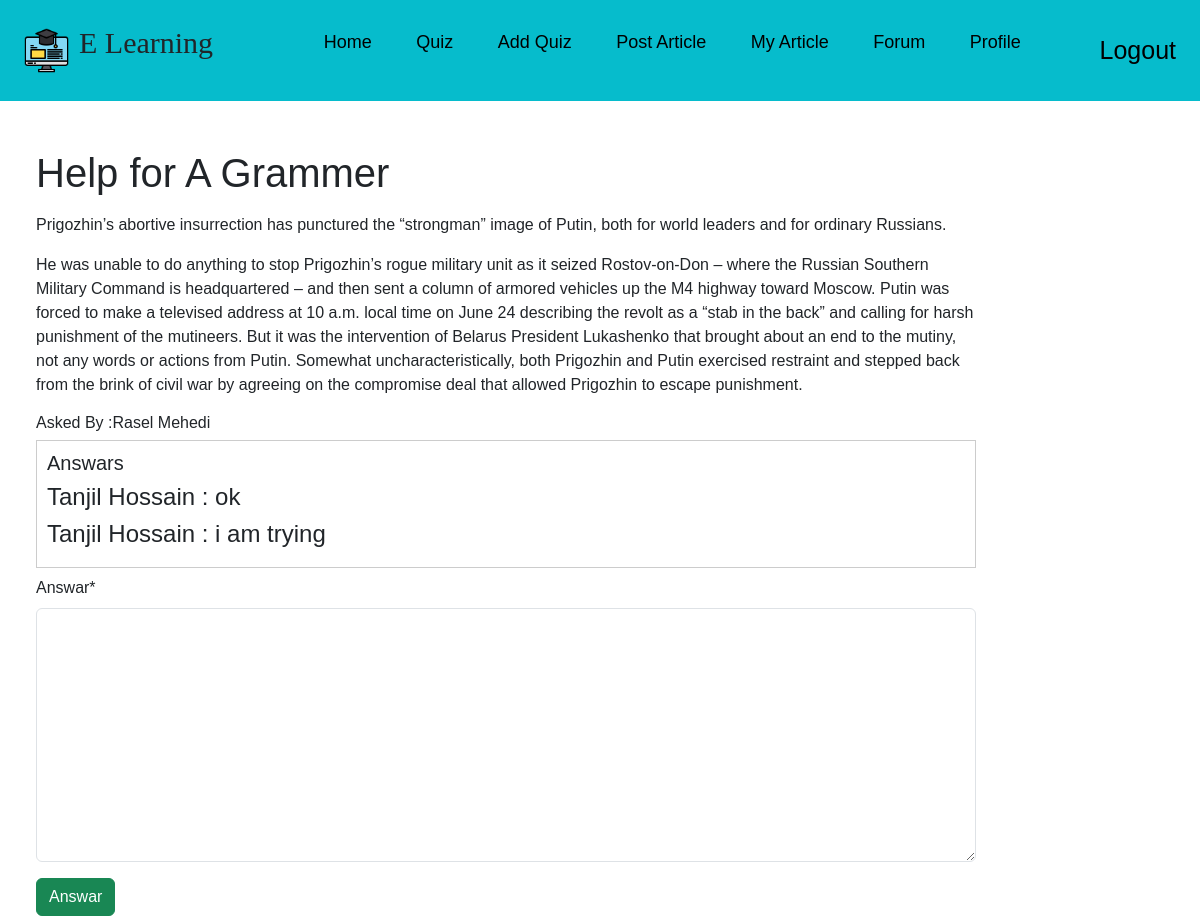
Page /question_details/1/ (signed in) on the committed database.
### App_student/models.py (models this page shows, shortened)
class AskedQuestion(models.Model):
    student = models.ForeignKey(StudentProfile, on_delete=models.CASCADE)
    subject = models.CharField(max_length=255)
    description = models.TextField()

class AnswarQuestion(models.Model):
    teacher=models.ForeignKey(TeacherProfile,on_delete=models.CASCADE)
    question=models.ForeignKey(AskedQuestion,on_delete=models.CASCADE)
    answar=models.TextField()

### App_login/models.py (models this page shows, shortened)
class StudentProfile(models.Model):
    class_6 = '6'
    class_7 = '7'
    class_8 = '8'
    class_9 = '9'
    class_10 = '10'
    class_11 = '11'
    class_12 = '12'
    class_choice = [
        (class_6, 'Six'),
        (class_7, 'Seven'),
        (class_8, 'Eight'),
        (class_9, 'Nine'),
        (class_10, 'Ten'),
        (class_11, 'Eleven'),
        (class_12, 'Twelve'),
    ]
    user = models.OneToOneField(
        User, on_delete=models.CASCADE, related_name='student_profile')
    profile_image = models.ImageField(upload_to='student_image')
    full_name = models.CharField(max_length=20, null=True, blank=True)
    your_class = models.CharField(
        max_length=2, choices=class_choice, null=True, blank=True)
    school_name = models.CharField(max_length=100, null=True, blank=True)
    phone_no = models.CharField(max_length=100, null=True, blank=True)
    date_of_birth = models.DateField(null=True, blank=True)
    join_date = models.DateField(auto_now_add=True)
    update_at = models.DateTimeField(auto_now=True)

class TeacherProfile(models.Model):
    user = models.OneToOneField(
        User, on_delete=models.CASCADE, related_name='teacher_profile')
    profile_image = models.ImageField(
        upload_to='teacher_image', null=True, blank=True)
    full_name = models.CharField(max_length=20, null=True, blank=True)
    qualification = models.CharField(max_length=300, null=True, blank=True)
    subject = models.CharField(max_length=30, null=True, blank=True)
    date_of_birth = models.DateField(null=True, blank=True)
    phone_no = models.CharField(
        max_length=11, verbose_name='Phone Number', null=True, blank=True)
    join_date = models.DateTimeField(auto_now_add=True)

### App_student/views.py (the view, shortened to what this page needs)
# urls.py: path('question_details/<pk>/', views.answar_question, name='question_details')
@login_required
def answar_question(request, pk):
    question = AskedQuestion.objects.get(pk=pk)
    answars = AnswarQuestion.objects.filter(question=question)
    teacher = TeacherProfile.objects.filter(user=request.user)
    if teacher.exists:
        form = AnswarQuestionForm()
    return render(request, 'App_student/question_details.html', context={'question': question, 'form': form, 'answars': answars})

### App_student/forms.py
class AnswarQuestionForm(forms.ModelForm):
    class Meta:
        model = AnswarQuestion
        exclude = ['teacher', 'question']

### templates/App_student/question_details.html (shortened to what this page needs)
{% extends 'base.html' %}
{% load crispy_forms_tags %}
{% block body_block %}
<div class="row mx-4 ">
    <div class="col-12">
        <div class="col-10">
            <h1>{{question.subject}}</h1>
            <p>{{question.description|linebreaks}} </p>
            {% if question.student.full_name%}
            <h6>Asked By :{{question.student.full_name}}</h6>
            {% else %}
            <h6>Asked By : {{question.student}}</h6>
            {% endif %}
            <h4>
                <div style="border: 1px solid #ccc; padding:10px">
                    <h5>Answars </h5>
                    {% for answar in answars %}
                    <div>
                        <h4>
                            {% if answar.teacher.full_name %}
                            {{answar.teacher.full_name}}
                            {% else %}
                            {{answar.teacher}}
                            {% endif %}
                            : {{answar.answar}}
                        </h4>
                    </div>
                    {% endfor %}
                </div>
            </h4>
            {% if user.teacher_profile %}
            <form action="" method="post">
                {{form|crispy}}
                <input type="submit" value="Answar" class="btn btn-success">
            </form>
            {% endif %}
        </div>
    </div>
</div>
{% endblock body_block %}

### static/css/style.css (style rules this page uses)
* { margin: 0; padding: 0; box-sizing: border-box; font-family: Arial, Helvetica, sans-serif; }
body { width: 100%; }
html { scroll-behavior: smooth; }

### rows in the picture
AskedQuestion: subject "Help for A Grammer", description "Prigozhin’s abortive insurrection has punctured the “strongman” image of Putin, both for world leaders and for ordinary Russians. He was unable to do anything to stop Prigozhin’s rogue military unit as it seized Rostov-on-Don – where the Russian Southern Military Command is headquartered – and then sent a column of armored vehicles up the M4 highway toward Moscow. Putin was forced to make a televised address at 10 a.m. local time on June 24 describing the revolt as a “stab in the back” and calling for harsh punishment of the mutineers. But it was the intervention of Belarus President Lukashenko that brought about an end to the mutiny, not any words or actions from Putin. Somewhat…", student.full_name "Rasel Mehedi"
AnswarQuestion: teacher.full_name "Tanjil Hossain", answar "ok"
AnswarQuestion: teacher.full_name "Tanjil Hossain", answar "i am trying"
